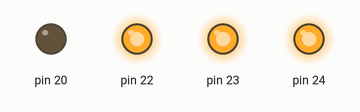
Recording of a sketch running on a simulated Arduino Mega 2560, built with avr-gcc and run on an emulated ATmega2560. Parts: output pins drawn as LEDs (lit = HIGH). At 0.0 s the program stops and its outputs stay as they are.

Above: at 0.1 s.
Timing chart, 0 to 1.5 s (numbered marks = the images above):
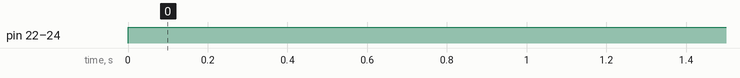

The sketch:

stepper-cw-acw.ino
```cpp
/*
 * GccApplication1.c
 *
 * Created: 03-12-2021 03:53:12 PM
 * Author : JAIMIN CHOKHAWALA
 */

#include <avr/io.h>
#include <util/delay.h>
#define MASK(k) ((unsigned char)(1 << k))
// 1 => 23 (violet), 2 => 22 (blue) | 3 => 24(orange), 4 => 20(unknown)

void acw (short int angle) {
    short int count = angle / 1.8;
    short int j = 0;
    for (int i = 0; i <= count; ++i) {
      if (j > 3) j = 0;
       PORTA = MASK(j);
      _delay_ms(20);
      ++j;
    }
 }

void cw (short int angle) {
    short int count = angle / 1.8;
    for (int i = 0; i <= count; ++i) {
      PORTA = MASK(3);
      _delay_ms(10);
      PORTA = MASK(2);
      _delay_ms(10);
      PORTA = MASK(1);
      _delay_ms(10);
      PORTA = MASK(0);
      _delay_ms(10);
    }
}


int main(void) {
  pinMode(22, OUTPUT);
  pinMode(23, OUTPUT);
  pinMode(24, OUTPUT);
  pinMode(20, OUTPUT);


  digitalWrite(22, HIGH);
  digitalWrite(23, HIGH);
  digitalWrite(24, HIGH);
  digitalWrite(25, HIGH);

  while (1){

  }
}
```

Measured:
- by itself, pin 22–24: LOW → HIGH at 0.00 s
